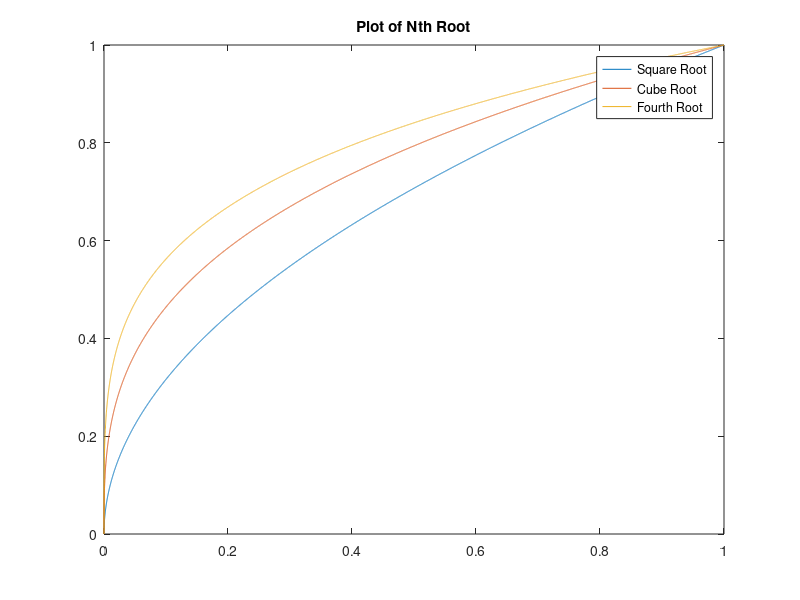

Reproduce this figure in MATLAB. (Note: this script raises an error after producing the figure.)
x=[0:0.0001:1];
sqrt=x.^(1/2);
cbrt=x.^(1/3);
qdrt=x.^(1/4);
plot(x, sqrt, x, cbrt, x, qdrt);
axis([0 1 0 1]);
legend("Square Root", "Cube Root", "Fourth Root");
title("Plot of Nth Root");
subtitle("x = [0, 1]");
